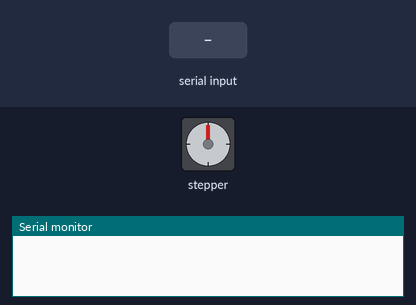
Bench run of a sketch on a simulated Arduino Uno, built with avr-gcc and run on an emulated ATmega328P. Parts: stepper motor, the last lines printed to the serial monitor. The inputs (shaded band) are chosen by the test bench. Stepper angles assume 3200 steps per turn.

Above: at 1.2 s.
1.3 s: "90,45\n" received over Serial
At 3.1 s:
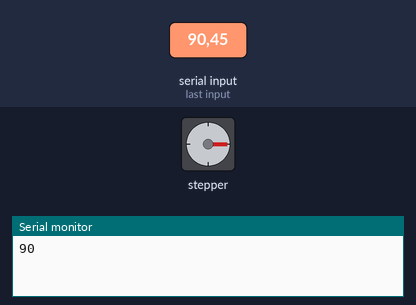
4.3 s: "30,150\n" received over Serial
At 5.5 s:
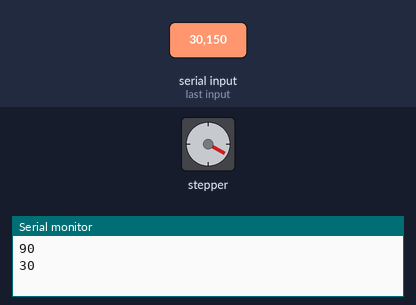
6.2 s: "5\n" received over Serial
At 7.0 s:
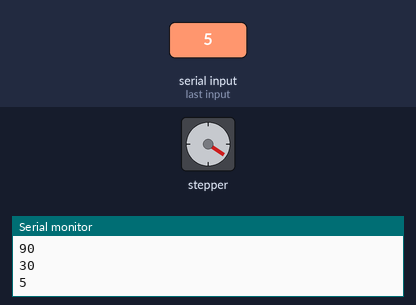
7.7 s: "200\n" received over Serial
At 7.85 s:
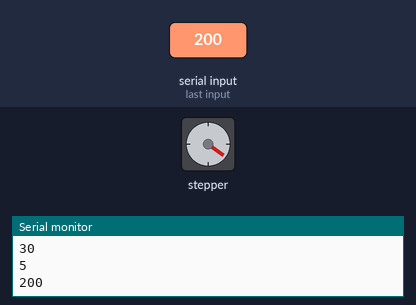
10.7 s: "90\n" received over Serial
Timing chart, 0 to 14.1 s (numbered marks = the images above; inputs shaded):
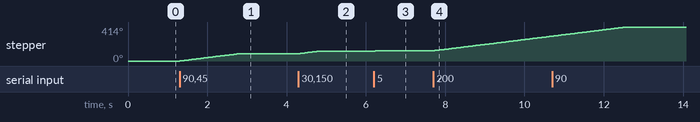

Measured:
- after the input at 1.3 s, stepper: turns 90° clockwise in 1.5 s, starting at once
- after the input at 4.3 s, stepper: turns 29° clockwise in 0.47 s, starting at once
- after the input at 7.7 s, stepper: keeps turning clockwise at about 60°/s, starting at once

The sketch:

steppermotor.ino
```cpp
#include <Arduino.h>
#include "A4988.h"

// using a 200-step motor (most common)
#define MOTOR_STEPS 200
// configure the pins connected
#define DIR 8
#define STEP 9
#define MS1 10
#define MS2 11
#define MS3 12
A4988 stepper(MOTOR_STEPS, DIR, STEP, MS1, MS2, MS3);

String inputString = "";         // a String to hold incoming data
bool stringComplete = false;  // whether the string is complete

void setup() {
   // Set target motor RPM to 1RPM and microstepping to 1 (full step mode)
   stepper.begin(10, 16);

  // initialize serial:
  Serial.begin(9600);
  // reserve 200 bytes for the inputString:
  inputString.reserve(200);
}

void loop() {
  // print the string when a newline arrives:
  if (stringComplete) {
    Serial.println(inputString.toInt());
    stepper.rotate(inputString.toInt());
    // clear the string:
    inputString = "";
    stringComplete = false;
  }
//    // Tell motor to rotate 360 degrees. That's it.
//    delay(3000);
//    stepper.rotate(60);
//    delay(3000);
//    stepper.rotate(-100);
}


/*
  SerialEvent occurs whenever a new data comes in the hardware serial RX. This
  routine is run between each time loop() runs, so using delay inside loop can
  delay response. Multiple bytes of data may be available.
*/
void serialEvent() {
  while (Serial.available()) {
    // get the new byte:
    char inChar = (char)Serial.read();
    // add it to the inputString:
    inputString += inChar;
    // if the incoming character is a newline, set a flag so the main loop can
    // do something about it:
    if (inChar == '\n') {
      stringComplete = true;
    }
  }
}
```
